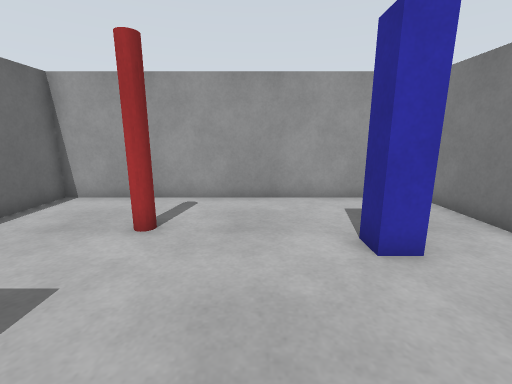
view 1 (above)

16 first-person views from a walk through a world built for the Gazebo simulator. The camera is 1 m above the floor, tilts 12° down and sees 90° across. The floor is counted in squares, 0.5 m on a side. Each view is taken from the middle of a square. On the plan, view 1 faces up. The plan holds only what a view shows up to about 16 squares ahead; the rest is blank. The place goes on beyond the plan.

view 2
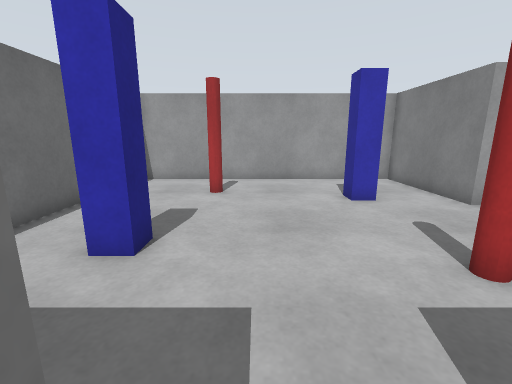

view 3
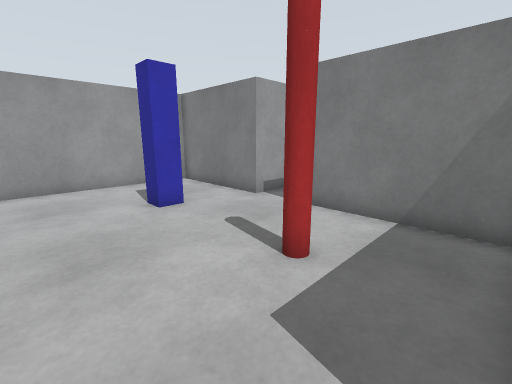

view 4
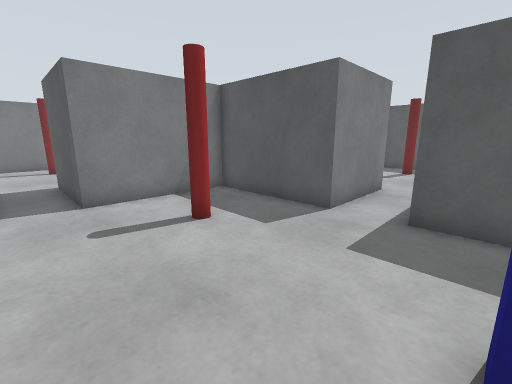

view 5
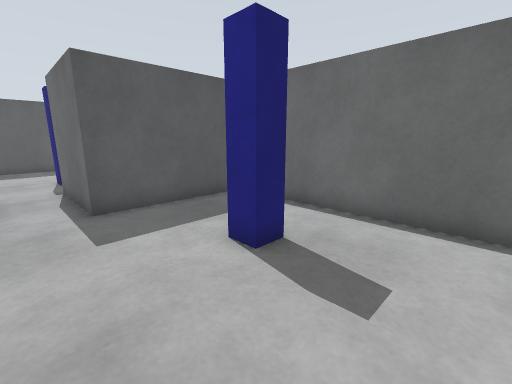

view 6
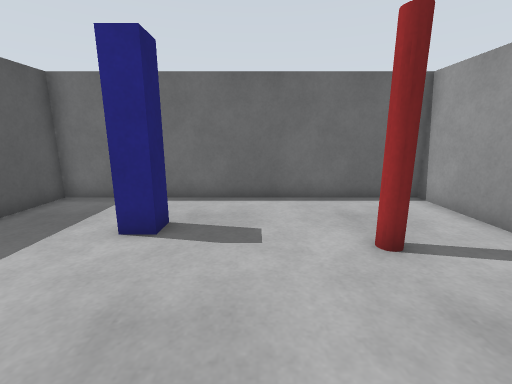

view 7
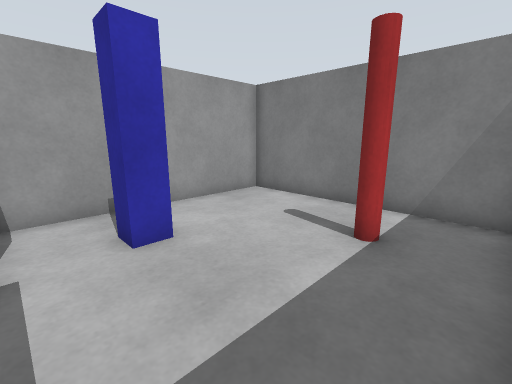

view 8
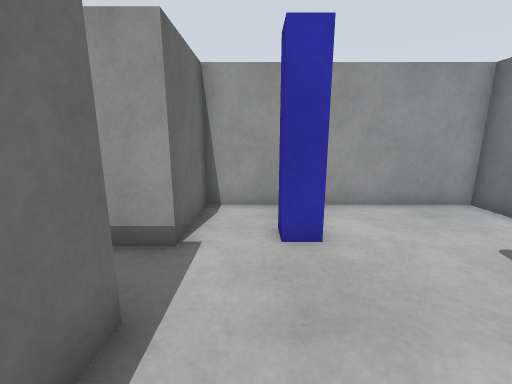

view 9
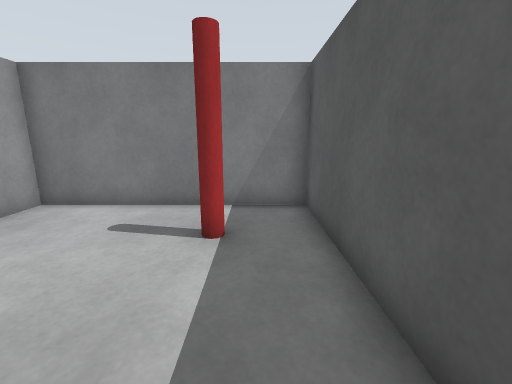

view 10
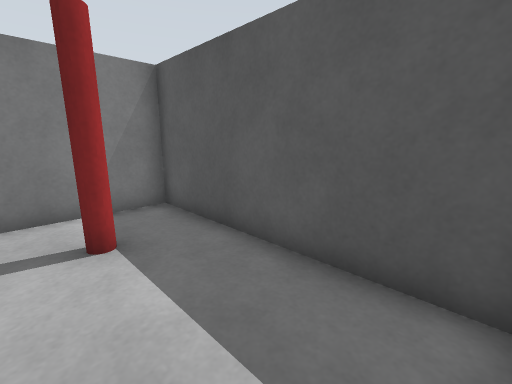

view 11
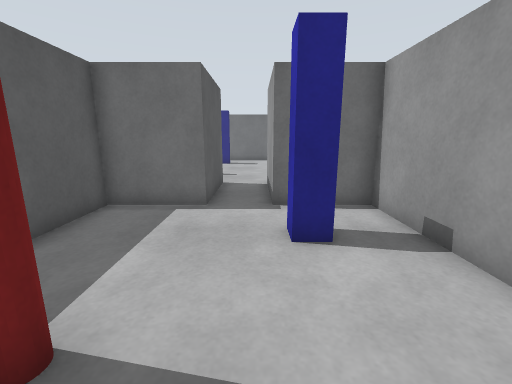

view 12
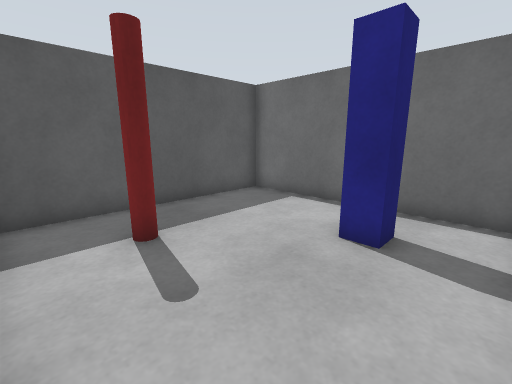

view 13
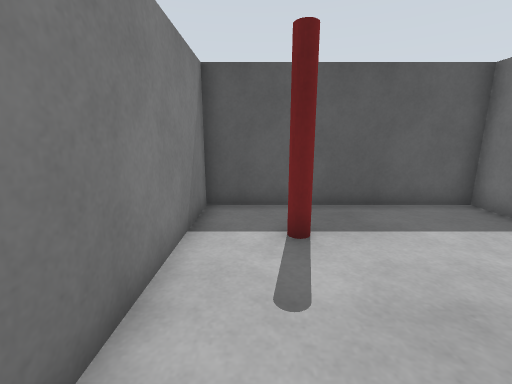

view 14
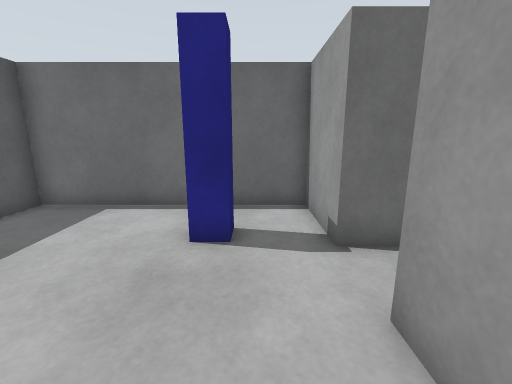

view 15
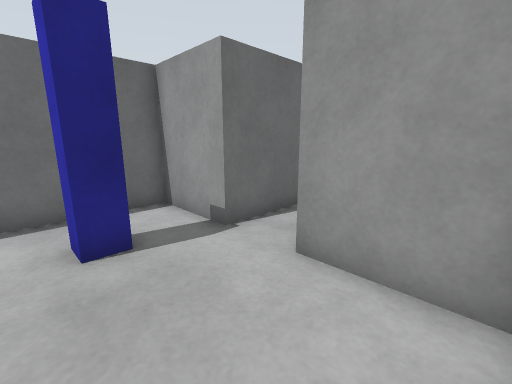

view 16
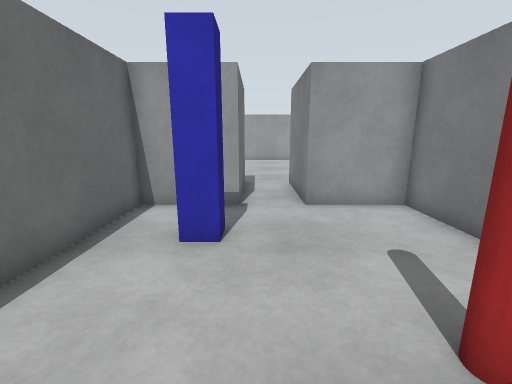

### Floor plan
Points are (right, up) in squares from view 1. A wall is a line through its corners. A room is listed if a view was taken in it or the views show most of it. See-through windows are left out.
Room 1 (views 1, 2, 3, 4, 5, 6)
walls: (5.5, 3.5) (5.5, 8.5) (-6.5, 8.5) (-6.5, -3.5) (-1.5, -3.5) (-1.5, -7.5); (0.5, -7.5) (0.5, -3.5) (5.5, -3.5) (5.5, 1.5)
ways out: opening at (6, 2.5) to room 2; opening at (-0.5, -7) to room 3
objects: blue post (-4, 0) to (-3, 1); red pole (-3, 5) to (-2, 6); red pole (2, -1) to (3, 0); blue post (2, 4) to (3, 5)
Room 2 (views 7, 8, 9, 10, 11)
walls: (5.5, 1.5) (9.5, 1.5) (9.5, -1.5) (17.5, -1.5) (17.5, 6.5) (9.5, 6.5) (9.5, 3.5) (5.5, 3.5)
ways out: opening at (6, 2.5) to room 1
objects: blue post (12, 4); red pole (15, 1)
Room 3 (views 12, 13, 14, 15, 16)
walls: (-1.5, -7.5) (-4.5, -7.5) (-4.5, -15.5) (3.5, -15.5) (3.5, -7.5) (0.5, -7.5)
ways out: opening at (-0.5, -7) to room 1
objects: blue post (-2, -10); red pole (1, -13)

Positions as (right, up) in squares from view 1, and headings:
1: (0, 0), facing up
2: (-1, -4), facing up
3: (-1, -3), facing up-right
4: (-3, 3), facing down-right
5: (0, 4), facing down-left
6: (2, 3), facing left
7: (10, -1), facing up-right
8: (11, -1), facing up
9: (10, 0), facing right
10: (10, 2), facing down-right
11: (17, 3), facing left
12: (3, -8), facing down-left
13: (2, -8), facing down
14: (3, -9), facing left
15: (3, -11), facing up-left
16: (-1, -15), facing up
